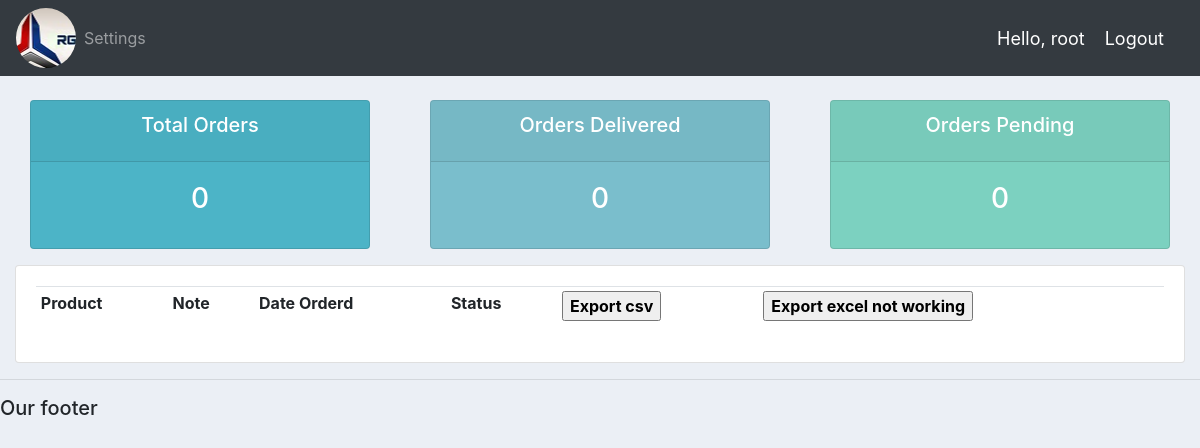
The app's page /user/ (signed in), older data.
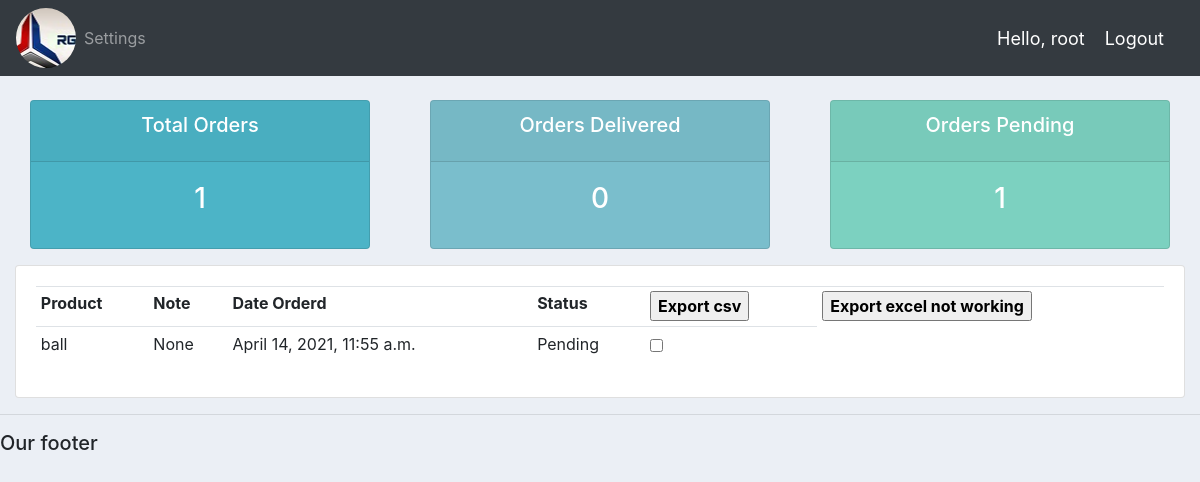
The same page, newer data.
### accounts/models.py (models this page shows)
class Order(models.Model):
    STATUS=(
        ('Pending','Pending'),
        ('Out for delivery','Out for delivery'),
        ('Delivered','Delivered')
    )
    customer=models.ForeignKey(Customer,null=True,on_delete=models.SET_NULL)
    product=models.ForeignKey(Product,null=True,on_delete=models.SET_NULL)
    date_created = models.DateTimeField(auto_now_add=True)
    status=models.CharField(max_length=200,null=True,choices=STATUS)
    note = models.CharField(max_length=1000, null=True)
    def __str__(self):
        return self.product.name

class Product(models.Model):
    CATEGORY=(
        ('Indor','Indoor'),
        ('Out Door','Out Door')
    )
    name=models.CharField(max_length=100,null=True)
    price=models.FloatField(null=True)
    category=models.CharField(max_length=100,null=True,choices=CATEGORY)
    description=models.CharField(max_length=100,null=True,blank=True)
    date_created=models.DateTimeField(auto_now_add=True)
    tags=models.ManyToManyField(Tag)
    def __str__(self):
        return self.name

### accounts/decorators.py (the view)
		def wrapper_func(request, *args, **kwargs):
			group = None
			if request.user.groups.exists():
				group = request.user.groups.all()[0].name
			if group in allowed_roles:
				return view_func(request, *args, **kwargs)
			else:
				return HttpResponse('You are not authorized to view this page')

### accounts/views.py (called while the page is built)
@login_required(login_url='login')
@allowed_users(allowed_roles=['customer'])
def userPage(request):
	orders = request.user.customer.order_set.all()
	total_orders = orders.count()
	delivered = orders.filter(status='Delivered').count()
	pending = orders.filter(status='Pending').count()
	print('ORDERS:', orders)
	context = {'orders':orders, 'total_orders':total_orders,
	'delivered':delivered,'pending':pending}
	return render(request, 'accounts/user.html', context)

### accounts/templates/accounts/user.html (shortened to what this page needs)
{%  extends 'accounts/main.html' %}
{% block content %}
{%  include 'accounts/status.html' %}
<div class="row">
	<div class="col-md">
		<div class="card card-body">
			<table class="table table-sm">
				<tr>
					<th>Product</th>
					<th>Note</th>
					<th>Date Orderd</th>
					<th>Status</th>
					<th><a href="{% url 'export-csv'%}"><input type="button" value="Export csv" style="font-weight:bold";></a> </th>
					<th><a href="{% url 'export-excel'%}"><input type="button" value="Export excel not working" style="font-weight:bold";></a> </th>
				</tr>
				{% for order in orders %}
				<tr>
					<td>{{order.product}}</td>
					<td>{{order.note}}</td>
					<td>{{order.date_created}}</td>
					<td>{{order.status}}</td>
					<td><input type="checkbox" name="myTextEditBox" value="checked" id="checkbox"/></td>
				</tr>
				{% endfor %}
			</table>
		</div>
	</div>
</div>
{% endblock content %}

Row changes from the older to the newer data that the page shows:
added Order: product "ball", note "None", date_created "April 14, 2021, 11:55 a.m.", status "Pending"
Text that changed along with them:
{{ total_orders }}: "0" → "1"
{{ pending }}: "0" → "1"
